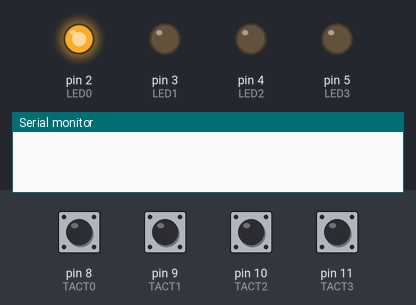
Bench run of a sketch on a simulated Arduino Uno, built with avr-gcc and run on an emulated ATmega328P. Shown: output pins drawn as LEDs (lit = HIGH), the last lines printed to the serial monitor. Dashed ring = blinking. The inputs (shaded band) are chosen by the test bench; at power-on: pin 8 (TACT0), pin 9 (TACT1), pin 10 (TACT2), pin 11 (TACT3) HIGH. Random numbers use the default seed unless the sketch sets one. At 7.0 s the program stops and its outputs stay as they are.

Above: at 0.8 s.
0.9 s: pin 8 (TACT0) pulled LOW for 0.15 s
At 1.57 s:
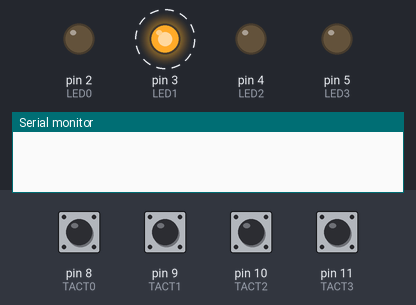
At 3.37 s:
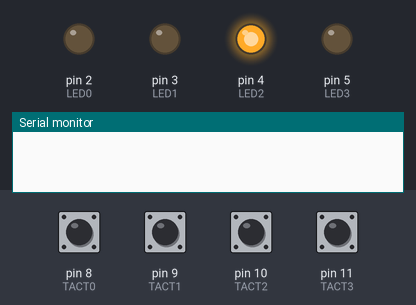
4.0 s: pin 10 (TACT2) pulled LOW for 0.15 s
At 4.7 s:
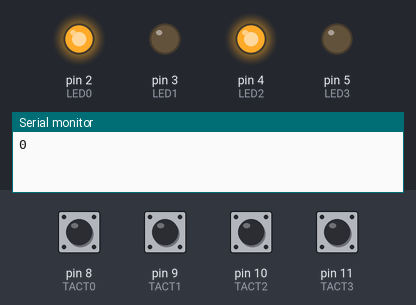
Timing chart, 0 to 8.5 s (numbered marks = the images above; inputs shaded):
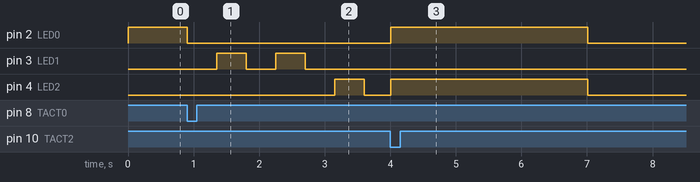

Measured:
- after the input at 0.9 s, pin 2 (LED0): HIGH → LOW at once; pin 3 (LED1): alternates HIGH for 0.45 s and LOW for 0.45 s, 4 changes in all, then stays LOW, starting after 0.45 s; pin 4 (LED2): LOW → HIGH after 2.3 s, → LOW 0.45 s later
- after the input at 4.0 s, pin 2 (LED0), pin 4 (LED2): LOW → HIGH at once, → LOW 3.0 s later

The sketch:

PanelGame.ino
```cpp
#define LED0 2
#define LED1 3
#define LED2 4
#define LED3 5
//#define LED4 6
//#define LED5 7
//#define LED6 8
//#define LED7 9
//#define LED8 10
#define TACT0 8
#define TACT1 9
#define TACT2 10
#define TACT3 11
//#define TACT4 9
//#define TACT5 16
//#define TACT6 17
//#define TACT7 18
//#define TACT8 19
int gameselect = 0;
boolean endflag = false;


void setup() {
  //put your setup code here, to run once:
  Serial.begin(9600);
  for(int i = 2; i < 6; i++) {
    pinMode(i, OUTPUT);
  }
  for(int i = 8; i < 12; i++) {
    pinMode(i, INPUT_PULLUP);
  }

  gameselect = choose();
  allLightDown();
}

void loop() {
  //put your main code here, to run repeatedly:
  switch(gameselect) {
  case LED0:
    Simon();
    break;
  }
  if(endflag) while(true);
}

void allLightUp() {
  for(int i = 2; i < 6; i++) {
    digitalWrite(i, HIGH);
  }
//  digitalWrite(18, HIGH);
//  digitalWrite(19, HIGH);
}

void allLightDown() {
  for(int i = 2; i < 6; i++) {
    digitalWrite(i, LOW);
  }
//  digitalWrite(A4, LOW);
//  digitalWrite(A5, LOW);
}

int Get() {
  if(digitalRead(TACT0) == LOW) return TACT0;
  if(digitalRead(TACT1) == LOW) return TACT1;
  if(digitalRead(TACT2) == LOW) return TACT2;
  if(digitalRead(TACT3) == LOW) return TACT3;
//  if(digitalRead(TACT4) == LOW) return TACT4;
//  if(digitalRead(TACT5) == LOW) return TACT5;
//  if(digitalRead(TACT6) == LOW) return TACT6;
//  if(digitalRead(TACT7) == LOW) return TACT7;
//  if(digitalRead(TACT8) == LOW) return TACT8;
  return -1;
}

int TACTtoLED(byte t) {
  if(t == TACT0) return LED0;
  if(t == TACT1) return LED1;
  if(t == TACT2) return LED2;
  if(t == TACT3) return LED3;
//  if(t == TACT4) return LED4;
//  if(t == TACT5) return LED5;
//  if(t == TACT6) return LED6;
//  if(t == TACT7) return LED7;
//  if(t == TACT8) return LED8;
}

void fault() {
  digitalWrite(LED0, HIGH);
  digitalWrite(LED2, HIGH);
//  digitalWrite(LED4, HIGH);
//  digitalWrite(LED6, HIGH);
//  digitalWrite(LED8, HIGH);
  delay(3000);
  allLightDown();
}

void success() {
  digitalWrite(LED0, HIGH);
  digitalWrite(LED1, HIGH);
  digitalWrite(LED2, HIGH);
  digitalWrite(LED3, HIGH);
//  digitalWrite(LED5, HIGH);
//  digitalWrite(LED6, HIGH);
//  digitalWrite(LED7, HIGH);
//  digitalWrite(LED8, HIGH);
  delay(3000);
  allLightDown();
}

int choose() {
  digitalWrite(LED0, HIGH);
  //digitalWrite(LED1, HIGH);
  while(true) {
    if(digitalRead(TACT0) == LOW) return LED0;
    //if(digitalRead(TACT1) == LOW) return LED1;
  }
}
```

Simon.ino
```cpp
void Simon() {

  static boolean gamestart = true;
  static int number = 3;
  static int SimonTable[100];
  static int count = 0;
  static boolean timeget = true;
  int pushing;
  static int LightUD;
  static unsigned long time;
  static unsigned int c = 0;


  if(gamestart) {
    gamestart = false;
    randomSeed((long)millis());
    //delay(300);
    for(int i = 0; i < number; i++) {
      SimonTable[i] = random(2, 6);
      //SimonTable[i] = LED0;
      //適正delayを探せ
      delay(450);
      digitalWrite(SimonTable[i], HIGH);
      delay(450);
      digitalWrite(SimonTable[i], LOW);
    }
  }

  pushing = Get();
  //Serial.println(pushing);
  //Serial.println(TACTtoLED(pushing));
  if(digitalRead(pushing) == LOW && pushing != -1) {
    //Serial.println(c);
    if(c <= 400) { c++; }
    if(c == 400) {
      LightUD = TACTtoLED(pushing);
      digitalWrite(LightUD, HIGH);
      if(SimonTable[count] != TACTtoLED(pushing)) {
        digitalWrite(LightUD, LOW);
        Serial.println(number - 3);
        fault();
        endflag = true;
      } else {
        count++;
        if(count == number) {
          digitalWrite(LightUD, LOW);
          success();
          count = 0;
          number++;
          gamestart = true;
        }
      }
      //digitalWrite(LightUD, LOW);
     }
  } else {
    c = 0;
    digitalWrite(LightUD, LOW);
    LightUD = -1;
  }
}
```
